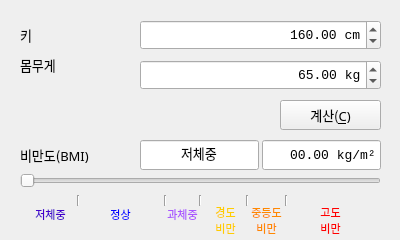
<?xml version="1.0" encoding="UTF-8"?>
<ui version="4.0">
 <class>MainWindow</class>
 <widget class="QWidget" name="MainWindow">
  <property name="geometry">
   <rect>
    <x>0</x>
    <y>0</y>
    <width>400</width>
    <height>240</height>
   </rect>
  </property>
  <property name="font">
   <font>
    <family>Malgun Gothic</family>
    <pointsize>10</pointsize>
   </font>
  </property>
  <property name="windowTitle">
   <string>비만도 계산기</string>
  </property>
  <property name="locale">
   <locale language="Korean" country="SouthKorea"/>
  </property>
  <widget class="QDoubleSpinBox" name="input_height">
   <property name="geometry">
    <rect>
     <x>140</x>
     <y>20</y>
     <width>241</width>
     <height>30</height>
    </rect>
   </property>
   <property name="font">
    <font>
     <family>Consolas</family>
     <pointsize>10</pointsize>
    </font>
   </property>
   <property name="alignment">
    <set>Qt::AlignRight|Qt::AlignTrailing|Qt::AlignVCenter</set>
   </property>
   <property name="suffix">
    <string> cm</string>
   </property>
   <property name="minimum">
    <double>50.000000000000000</double>
   </property>
   <property name="maximum">
    <double>250.000000000000000</double>
   </property>
   <property name="value">
    <double>160.000000000000000</double>
   </property>
  </widget>
  <widget class="QDoubleSpinBox" name="input_weight">
   <property name="geometry">
    <rect>
     <x>140</x>
     <y>60</y>
     <width>241</width>
     <height>30</height>
    </rect>
   </property>
   <property name="font">
    <font>
     <family>Consolas</family>
     <pointsize>10</pointsize>
    </font>
   </property>
   <property name="alignment">
    <set>Qt::AlignRight|Qt::AlignTrailing|Qt::AlignVCenter</set>
   </property>
   <property name="suffix">
    <string> kg</string>
   </property>
   <property name="minimum">
    <double>0.100000000000000</double>
   </property>
   <property name="maximum">
    <double>250.000000000000000</double>
   </property>
   <property name="value">
    <double>65.000000000000000</double>
   </property>
  </widget>
  <widget class="QLabel" name="label">
   <property name="geometry">
    <rect>
     <x>20</x>
     <y>20</y>
     <width>81</width>
     <height>30</height>
    </rect>
   </property>
   <property name="font">
    <font>
     <family>Malgun Gothic</family>
     <pointsize>10</pointsize>
    </font>
   </property>
   <property name="text">
    <string>키</string>
   </property>
  </widget>
  <widget class="QLabel" name="label_2">
   <property name="geometry">
    <rect>
     <x>20</x>
     <y>50</y>
     <width>81</width>
     <height>30</height>
    </rect>
   </property>
   <property name="font">
    <font>
     <family>Malgun Gothic</family>
     <pointsize>10</pointsize>
    </font>
   </property>
   <property name="text">
    <string>몸무게</string>
   </property>
  </widget>
  <widget class="QLabel" name="label_3">
   <property name="geometry">
    <rect>
     <x>20</x>
     <y>140</y>
     <width>111</width>
     <height>30</height>
    </rect>
   </property>
   <property name="font">
    <font>
     <family>Malgun Gothic</family>
     <pointsize>10</pointsize>
    </font>
   </property>
   <property name="text">
    <string>비만도(BMI)</string>
   </property>
  </widget>
  <widget class="QLineEdit" name="result_value">
   <property name="geometry">
    <rect>
     <x>262</x>
     <y>140</y>
     <width>119</width>
     <height>30</height>
    </rect>
   </property>
   <property name="font">
    <font>
     <family>Consolas</family>
     <pointsize>10</pointsize>
    </font>
   </property>
   <property name="text">
    <string notr="true">00.00 kg/m²</string>
   </property>
   <property name="maxLength">
    <number>12</number>
   </property>
   <property name="alignment">
    <set>Qt::AlignRight|Qt::AlignTrailing|Qt::AlignVCenter</set>
   </property>
   <property name="readOnly">
    <bool>true</bool>
   </property>
  </widget>
  <widget class="QLineEdit" name="result_msg">
   <property name="geometry">
    <rect>
     <x>140</x>
     <y>140</y>
     <width>119</width>
     <height>30</height>
    </rect>
   </property>
   <property name="font">
    <font>
     <family>Malgun Gothic</family>
     <pointsize>10</pointsize>
    </font>
   </property>
   <property name="text">
    <string notr="true">저체중</string>
   </property>
   <property name="maxLength">
    <number>12</number>
   </property>
   <property name="alignment">
    <set>Qt::AlignCenter</set>
   </property>
   <property name="readOnly">
    <bool>true</bool>
   </property>
  </widget>
  <widget class="QSlider" name="result_slide">
   <property name="enabled">
    <bool>false</bool>
   </property>
   <property name="geometry">
    <rect>
     <x>20</x>
     <y>170</y>
     <width>361</width>
     <height>22</height>
    </rect>
   </property>
   <property name="minimum">
    <number>15</number>
   </property>
   <property name="maximum">
    <number>35</number>
   </property>
   <property name="value">
    <number>15</number>
   </property>
   <property name="orientation">
    <enum>Qt::Horizontal</enum>
   </property>
  </widget>
  <widget class="Line" name="line">
   <property name="geometry">
    <rect>
     <x>76</x>
     <y>195</y>
     <width>5</width>
     <height>11</height>
    </rect>
   </property>
   <property name="orientation">
    <enum>Qt::Vertical</enum>
   </property>
  </widget>
  <widget class="Line" name="line_2">
   <property name="geometry">
    <rect>
     <x>163</x>
     <y>195</y>
     <width>5</width>
     <height>11</height>
    </rect>
   </property>
   <property name="orientation">
    <enum>Qt::Vertical</enum>
   </property>
  </widget>
  <widget class="Line" name="line_3">
   <property name="geometry">
    <rect>
     <x>198</x>
     <y>195</y>
     <width>5</width>
     <height>11</height>
    </rect>
   </property>
   <property name="orientation">
    <enum>Qt::Vertical</enum>
   </property>
  </widget>
  <widget class="Line" name="line_4">
   <property name="geometry">
    <rect>
     <x>284</x>
     <y>195</y>
     <width>5</width>
     <height>11</height>
    </rect>
   </property>
   <property name="orientation">
    <enum>Qt::Vertical</enum>
   </property>
  </widget>
  <widget class="QLabel" name="label_4">
   <property name="geometry">
    <rect>
     <x>30</x>
     <y>200</y>
     <width>41</width>
     <height>30</height>
    </rect>
   </property>
   <property name="font">
    <font>
     <family>Malgun Gothic</family>
     <pointsize>8</pointsize>
    </font>
   </property>
   <property name="text">
    <string>&lt;html&gt;&lt;head/&gt;&lt;body&gt;&lt;p&gt;&lt;span style=&quot; color:#4400cc;&quot;&gt;저체중&lt;/span&gt;&lt;/p&gt;&lt;/body&gt;&lt;/html&gt;</string>
   </property>
   <property name="alignment">
    <set>Qt::AlignCenter</set>
   </property>
  </widget>
  <widget class="QLabel" name="label_5">
   <property name="geometry">
    <rect>
     <x>100</x>
     <y>200</y>
     <width>41</width>
     <height>30</height>
    </rect>
   </property>
   <property name="font">
    <font>
     <family>Malgun Gothic</family>
     <pointsize>8</pointsize>
    </font>
   </property>
   <property name="text">
    <string>&lt;html&gt;&lt;head/&gt;&lt;body&gt;&lt;p&gt;&lt;span style=&quot; color:#0000ff;&quot;&gt;정상&lt;/span&gt;&lt;/p&gt;&lt;/body&gt;&lt;/html&gt;</string>
   </property>
   <property name="alignment">
    <set>Qt::AlignCenter</set>
   </property>
  </widget>
  <widget class="QLabel" name="label_6">
   <property name="geometry">
    <rect>
     <x>162</x>
     <y>200</y>
     <width>41</width>
     <height>30</height>
    </rect>
   </property>
   <property name="font">
    <font>
     <family>Malgun Gothic</family>
     <pointsize>8</pointsize>
    </font>
   </property>
   <property name="text">
    <string>&lt;html&gt;&lt;head/&gt;&lt;body&gt;&lt;p&gt;&lt;span style=&quot; color:#aa55ff;&quot;&gt;과체중&lt;/span&gt;&lt;/p&gt;&lt;/body&gt;&lt;/html&gt;</string>
   </property>
   <property name="alignment">
    <set>Qt::AlignCenter</set>
   </property>
  </widget>
  <widget class="QLabel" name="label_7">
   <property name="geometry">
    <rect>
     <x>205</x>
     <y>200</y>
     <width>41</width>
     <height>41</height>
    </rect>
   </property>
   <property name="font">
    <font>
     <family>Malgun Gothic</family>
     <pointsize>8</pointsize>
    </font>
   </property>
   <property name="text">
    <string>&lt;html&gt;&lt;head/&gt;&lt;body&gt;&lt;span style=&quot; color:#ffcc00;&quot;&gt;경도&lt;/span&gt;&lt;br/&gt;&lt;span style=&quot; color:#ffcc00;&quot;&gt;비만&lt;/span&gt;&lt;/body&gt;&lt;/html&gt;</string>
   </property>
   <property name="alignment">
    <set>Qt::AlignCenter</set>
   </property>
  </widget>
  <widget class="Line" name="line_5">
   <property name="geometry">
    <rect>
     <x>245</x>
     <y>195</y>
     <width>5</width>
     <height>11</height>
    </rect>
   </property>
   <property name="orientation">
    <enum>Qt::Vertical</enum>
   </property>
  </widget>
  <widget class="QLabel" name="label_8">
   <property name="geometry">
    <rect>
     <x>246</x>
     <y>200</y>
     <width>41</width>
     <height>41</height>
    </rect>
   </property>
   <property name="font">
    <font>
     <family>Malgun Gothic</family>
     <pointsize>8</pointsize>
    </font>
   </property>
   <property name="text">
    <string>&lt;html&gt;&lt;head/&gt;&lt;body&gt;&lt;p&gt;&lt;span style=&quot; color:#ff8800;&quot;&gt;중등도&lt;br/&gt;비만&lt;/span&gt;&lt;/p&gt;&lt;/body&gt;&lt;/html&gt;</string>
   </property>
   <property name="alignment">
    <set>Qt::AlignCenter</set>
   </property>
  </widget>
  <widget class="QLabel" name="label_9">
   <property name="geometry">
    <rect>
     <x>310</x>
     <y>200</y>
     <width>41</width>
     <height>41</height>
    </rect>
   </property>
   <property name="font">
    <font>
     <family>Malgun Gothic</family>
     <pointsize>8</pointsize>
    </font>
   </property>
   <property name="text">
    <string>&lt;html&gt;&lt;head/&gt;&lt;body&gt;&lt;p&gt;&lt;span style=&quot; color:#ff0000;&quot;&gt;고도&lt;/span&gt;&lt;br/&gt;&lt;span style=&quot; color:#ff0000;&quot;&gt;비만&lt;/span&gt;&lt;/p&gt;&lt;/body&gt;&lt;/html&gt;</string>
   </property>
   <property name="alignment">
    <set>Qt::AlignCenter</set>
   </property>
  </widget>
  <widget class="QPushButton" name="calculate">
   <property name="geometry">
    <rect>
     <x>280</x>
     <y>100</y>
     <width>101</width>
     <height>30</height>
    </rect>
   </property>
   <property name="text">
    <string>계산(&amp;C)</string>
   </property>
  </widget>
 </widget>
 <resources/>
 <connections/>
</ui>
